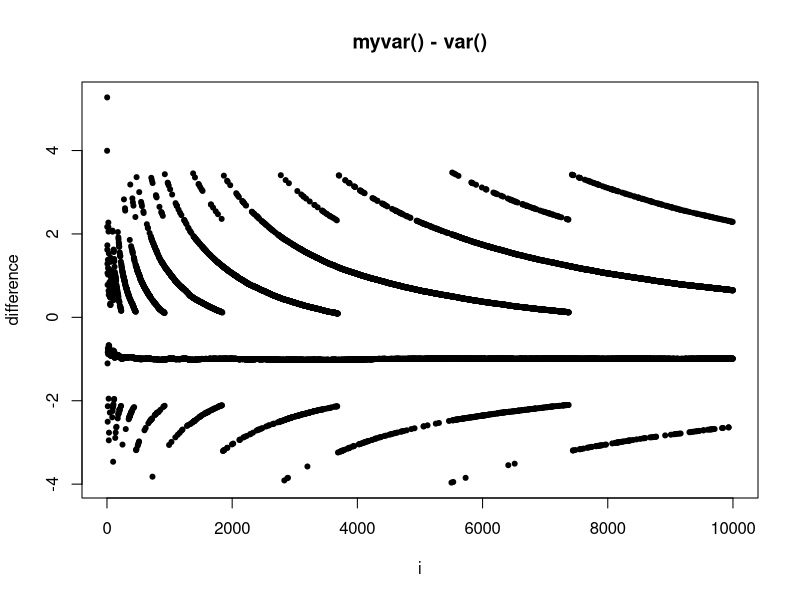
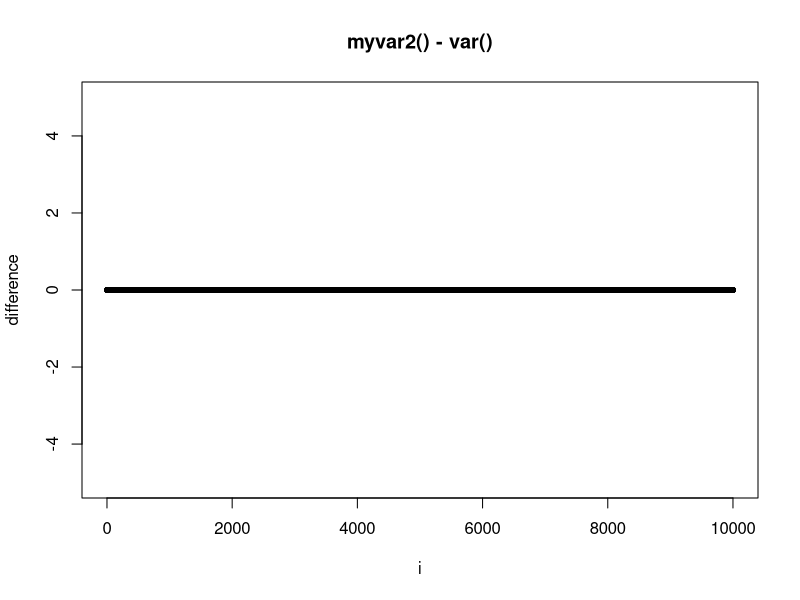
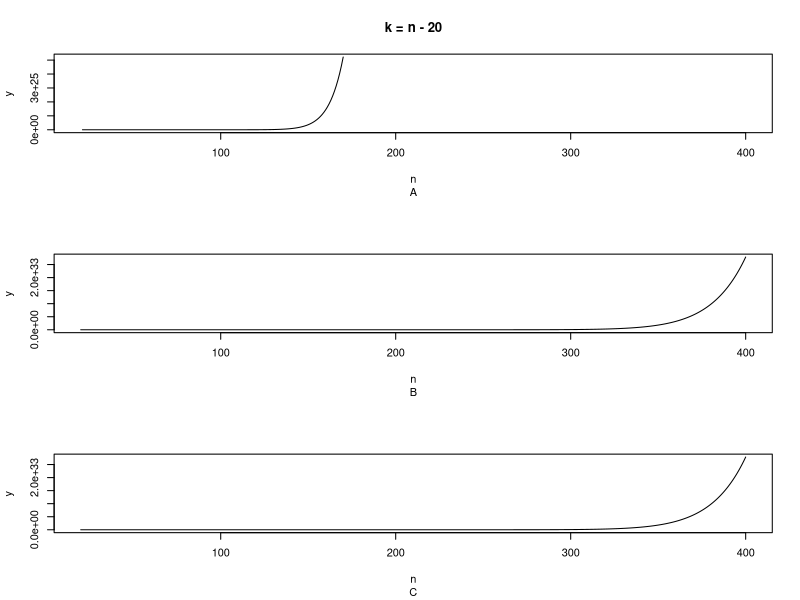
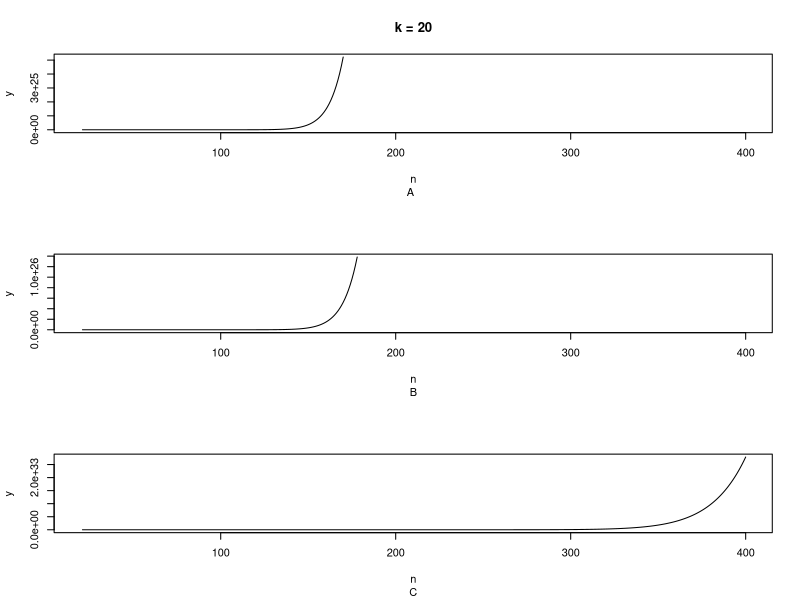

Reproduce these figures in R, in order.
## ---- chunk 1
knitr::opts_chunk$set(echo = TRUE)
## ---- chunk 2
#1.2
# all.equal.numeric() and isTRUE() function
x1 <- 1/3
x2 <- 1/4
if (isTRUE(all.equal.numeric(x1-x2, 1/12))) {
  print ("Subtraction is correct" )
} else {
  print ("Subtraction is wrong")
}
## ---- chunk 3


derivative <- function(x,e){
  f <- function(x){
  return(x)
}
  return((f(x+e)-f(x))/e)
}



## ---- chunk 4
e <- 10^(-15)
x <- 1

derivative(x,e)
## ---- chunk 5
e <- 10^(-15)
x <- 100000

derivative(x,e)
## ---- chunk 6
myvar <- function(x){
  n <- length(x)
  xSq <- sum(x^2)
  sumXSq <- sum(x)^2
  part2 <- sumXSq/n
  return((xSq - part2)* (1/(n-1)))
}
## ---- chunk 7
x <- rnorm(10000, 10^8, 1)
## ---- chunk 8
result <- list()
options(digits = 22 )
for (i in 1:length(x)) {
  temp <- x[1:i]
  y <- myvar(temp) - var(temp)
  result <- append(result, y)
}

plot(c(1:length(x)), result, main = "myvar() - var()",
     xlab = "i",type = "p",  pch = 20 , ylab = "difference")

## ---- chunk 9
myvar2 <- function(x){
  n <- length(x)
  return((sum((x - mean(x))^2))/(n-1))
}

result <- list()
options(digits = 22 )
for (i in 1:length(x)) {
  temp <- x[1:i]
  y <- myvar2(temp) - var(temp)
  result <- append(result, y)
}

plot(c(1:length(x)), result, main = "myvar2() - var()", xlab = "i",type = "p",
     pch = 20 , ylab = "difference", ylim = c(-5,5))

## ---- chunk 10
n <- 0
k <- 0
prod(1:n) / (prod(1:k) * prod(1:(n-k)))
prod((k+1):n) / prod(1:(n-k))
prod(((k+1):n) / (1:(n-k)))
## ---- chunk 11
#n <- c(20:100)

calc1 <- function(n,k){
k <- n - k
 return(prod(1:n) / (prod(1:k) * prod(1:(n-k)))) 
}
calc2 <- function(n,k){
  k <- n - k
 return(prod((k+1):n) / prod(1:(n-k))) 
}
calc3 <- function(n,k){
  k <- n - k
 return(prod(((k+1):n) / (1:(n-k)))) 
}

n <- c(20:400)
k <- 20

y <-  sapply(n, calc1, k = k)
y2 <-  sapply(n, calc2, k = k)
y3 <-  sapply(n, calc3, k = k)
par(mfrow=c(3,1))
plot(n,y, type = "l", main = "k = n - 20", sub =  "A"  , ylab = "y")
plot(n,y2, type = "l", sub =  "B" , ylab = "y")
plot(n, y3, type = "l", sub =  "C" , ylab = "y")
## ---- chunk 12
calc1 <- function(n,k){
 return(prod(1:n) / (prod(1:k) * prod(1:(n-k)))) 
}
calc2 <- function(n,k){
 return(prod((k+1):n) / prod(1:(n-k))) 
}
calc3 <- function(n,k){
 return(prod(((k+1):n) / (1:(n-k)))) 
}

n <- c(20:400)
k <- 20

y <-  sapply(n, calc1, k = k)
y2 <-  sapply(n, calc2, k = k)
y3 <-  sapply(n, calc3, k = k)
par(mfrow=c(3,1))

plot(n,y, type = "l", main = "k = 20", sub =  "A  " , ylab = "y")
plot(n,y2, type = "l", sub = "B", ylab = "y")
plot(n, y3, type = "l", sub = "C", ylab = "y")
